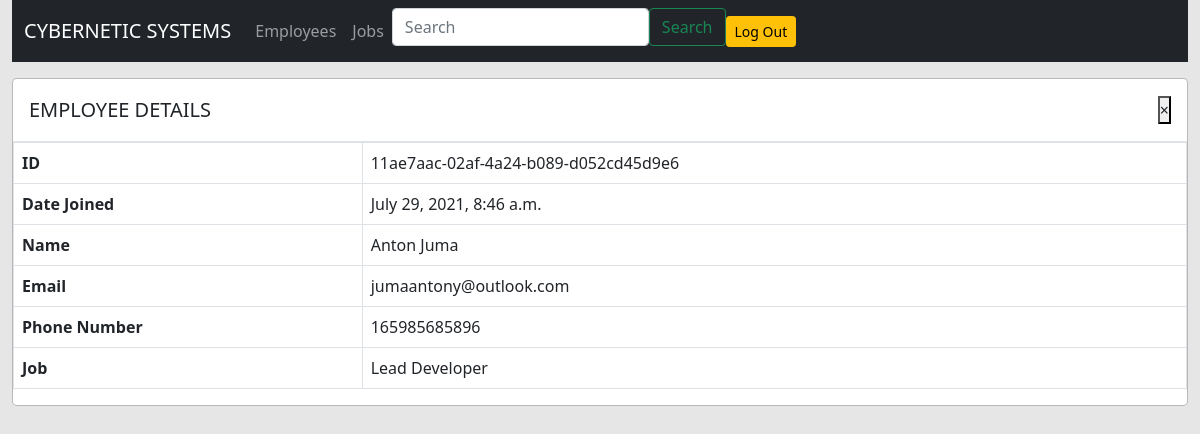
The app's page /employee_detail/11ae7aac-02af-4a24-b089-d052cd45d9e6/ (signed in) with its own data.
### EmployeeMgt/models.py (models this page shows)
class Employee(models.Model):
    ID = models.UUIDField(primary_key=True,
                          default=uuid.uuid4,
                          editable=True)
    Date_of_Employement = models.DateTimeField()
    Name = models.CharField(max_length=50)
    Email = models.EmailField()
    Phone_Number = models.IntegerField()
    Job = models.ForeignKey('Job', on_delete=models.CASCADE)

class Job(models.Model):
    id = models.UUIDField(primary_key=True,
                          default=uuid.uuid4,
                          editable=True)
    name = models.CharField(max_length=50)
    date = models.DateTimeField()
    def __str__(self):
        return self.name

### EmployeeMgt/views.py (the view)
# urls.py: path('employee_detail/<pk>/', EmployeeDetail.as_view(), name='employee_detail'),
class EmployeeDetail(LoginRequiredMixin, DetailView):
    model = Employee
    template_name = 'employee_detail.html'

### EmployeeMgt/templates/employee_detail.html
{% extends 'base.html' %}
{% load crispy_forms_tags %}
{% block content %}
<div class="modal-content mt-3">
  <div class="modal-header">
    <h5 class="modal-title" id="employee-details">EMPLOYEE DETAILS</h5>
    <button type="button" class="close" data-dismiss="modal" aria-label="Close">
      <span aria-hidden="true">
        <a class="text-decoration-none text-dark" href="{% url 'EmployeeMgt:employeelist' %}">
          &times;
        </a>
      </span>
    </button>
  </div>
  <table class="table table-bordered">
    <tr>
      <th>ID</th>
      <td>{{ employee.ID }}</td>
    </tr>
    <tr>
      <th>Date Joined</th>
      <td>{{ employee.Date_of_Employement }}</td>
    </tr>
    <tr>
      <th>Name</th>
      <td>{{ employee.Name }}</td>
    </tr>
    <tr>
      <th>Email</th>
      <td>{{ employee.Email }}</td>
    </tr>
    <tr>
      <th>Phone Number</th>
      <td>{{ employee.Phone_Number }}</td>
    </tr>
    <tr>
      <th>Job</th>
      <td>{{ employee.Job }}</td>
    </tr>
  </table>
</div>
{% endblock %}

### EmployeeMgt/static/css/style.css (style rules this page uses)
* { margin: 0px; padding: 0px; box-sizing: border-box; min-height: 100%vh; }
body { background-color: #e6e6e6; }

### records on screen
Employee: ID "11ae7aac-02af-4a24-b089-d052cd45d9e6", Date_of_Employement "July 29, 2021, 8:46 a.m.", Name "Anton Juma", Email "jumaantony@outlook.com", Phone_Number "165985685896", Job "Lead Developer"
